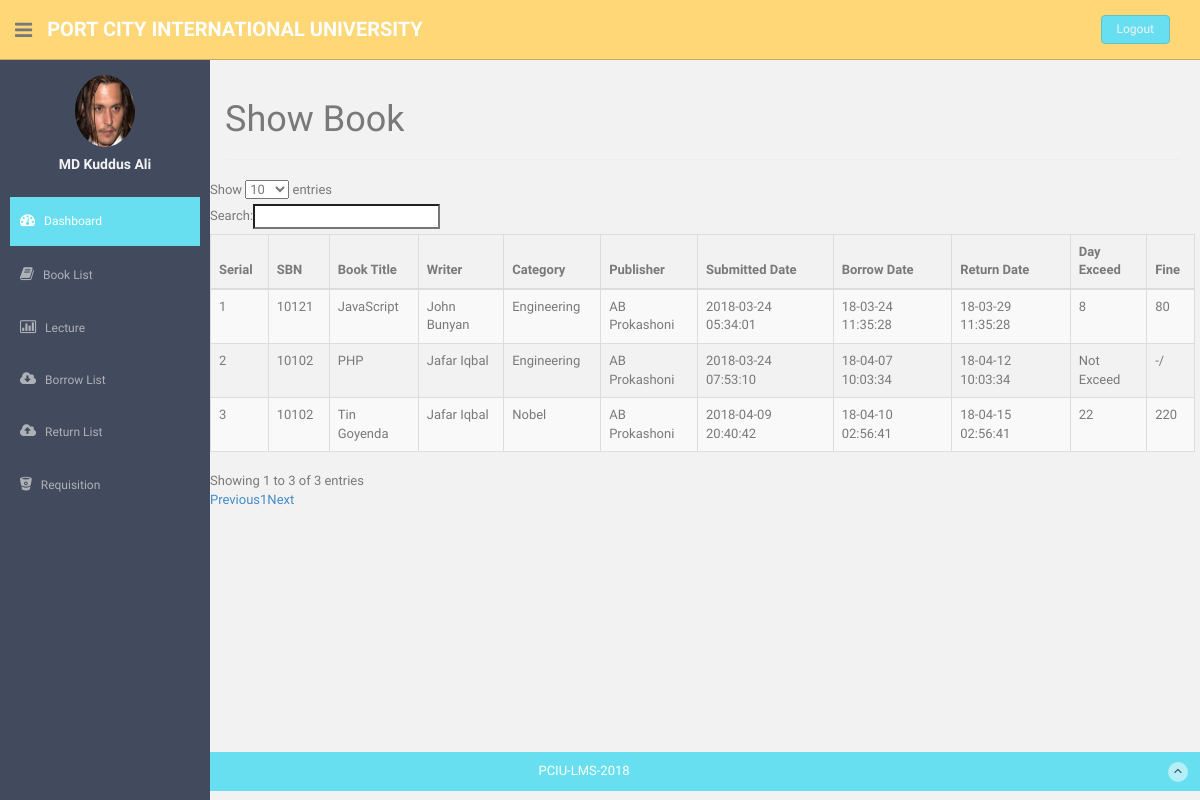
The app's page /view/Teacher/Return_list/return_list.php (signed in) with its own data.
### tables this page shows
CREATE TABLE `teachers_info` (
  `id` int(11) NOT NULL,
  `u_id` varchar(200) NOT NULL,
  `full_name` varchar(200) NOT NULL,
  `mobile_no` varchar(200) NOT NULL,
  `email` varchar(200) NOT NULL,
  `password` varchar(200) NOT NULL,
  `dept` varchar(200) NOT NULL,
  `joining_date` date NOT NULL,
  `photo` varchar(200) NOT NULL,
  `status` varchar(10) NOT NULL
);

CREATE TABLE `borrow_books` (
  `borrow_id` int(11) NOT NULL,
  `book_id` int(11) NOT NULL,
  `u_id` varchar(50) NOT NULL,
  `submitted_date` timestamp NOT NULL DEFAULT CURRENT_TIMESTAMP,
  `borrow_date` varchar(255) DEFAULT NULL,
  `return_date` varchar(255) DEFAULT NULL,
  `day_exceed` varchar(200) DEFAULT 'Not Exceed',
  `fine` varchar(200) NOT NULL DEFAULT '-/',
  `status` int(11) NOT NULL DEFAULT '0'
);

CREATE TABLE `book` (
  `id` int(11) NOT NULL,
  `book_name` varchar(200) NOT NULL,
  `sbn` varchar(200) NOT NULL,
  `book_cat` int(11) NOT NULL,
  `publisher_id` int(11) NOT NULL,
  `writer_id` int(11) NOT NULL,
  `quantity` int(11) NOT NULL,
  `publishing_year` varchar(20) NOT NULL,
  `description` text NOT NULL,
  `pdf_link` varchar(200) NOT NULL
);

CREATE TABLE `writer` (
  `id` int(11) NOT NULL,
  `writer_name` varchar(100) NOT NULL
);

CREATE TABLE `books_category` (
  `cat_id` int(11) NOT NULL,
  `cat_name` varchar(20) NOT NULL
);

CREATE TABLE `publisher` (
  `id` int(11) NOT NULL,
  `publisher_name` varchar(100) NOT NULL
);

### Model/Teacher.php (called while the page is built, shortened)
<?php
class Teacher{
    public function teacherSidebar($email){
        $obj = new DataBase();
        $DBH =$obj->DBconnection();
        $sql="SELECT * FROM `teachers_info` WHERE `email`='$email'";
        $prepared=$DBH->query($sql);
        $prepared->setFetchMode(PDO::FETCH_OBJ);
        $result=$prepared->fetch();
        return $result;
    }
    public function ShowReturnList($u_id){
        $obj = new DataBase();
        $DBH =$obj->DBconnection();
        $sql = "SELECT borrow_books.submitted_date, borrow_books.borrow_date, borrow_books.return_date, borrow_books.day_exceed, borrow_books.fine, book.book_name, book.sbn, books_category.cat_name, publisher.publisher_name, writer.writer_name FROM borrow_books, book, books_category, publisher, writer WHERE borrow_books.book_id = book.id AND book.book_cat = books_category.cat_id AND book.publisher_id = publisher.id AND book.writer_id = writer.id AND borrow_books.status = 2 AND borrow_books.u_id = '$u_id' ";
        $conn = $DBH->prepare($sql);
        $conn->setFetchMode(PDO::FETCH_OBJ);
        $conn->execute();
        $result=$conn->fetchAll();
        return $result;
    }
}

### view/Teacher/Return_list/return_list.php (the view, shortened to what this page needs)
<?php
include_once "../../../Model/Teacher.php";
$obj = new Teacher();
$all=$obj->ShowReturnList($_SESSION['u_id']);
?>
<!DOCTYPE html>
<html lang="en">
<?php include_once "../template_lay/head.php" ?>
<body>
<section id="container" style="min-height: 94vh">
    <?php include_once "../template_lay/header.php" ?>
    <?php include_once "../template_lay/aside.php" ?>
    <section id="main-content">
        <section class="wrapper">
            <div class="page-header">
                <h1>
                    Show Book
                </h1>
            </div>
            <div class="row">
                <table id="example" class="table table-striped table-bordered" width="100%" cellspacing="0">
                    <thead>
                    <tr>
                        <th>Serial</th>
                        <th>SBN</th>
                        <th>Book Title</th>
                        <th>Writer</th>
                        <th>Category</th>
                        <th>Publisher</th>
                        <th>Submitted Date</th>
                        <th>Borrow Date</th>
                        <th>Return Date</th>
                        <th>Day Exceed</th>
                        <th>Fine</th>
                    </tr>
                    </thead>
                    <tbody>
                    <?php $i=0; foreach ($all as $one){ $i++?>
                        <tr>
                            <td><?php echo $i?></td>
                            <td><?php echo $one->sbn?></td>
                            <td><?php echo $one->book_name?></td>
                            <td><?php echo $one->writer_name?></td>
                            <td><?php echo $one->cat_name?></td>
                            <td><?php echo $one->publisher_name?></td>
                            <td><?php echo $one->submitted_date?></td>
                            <td><?php echo $one->borrow_date?></td>
                            <td><?php echo $one->return_date?></td>
                            <td><?php echo $one->day_exceed?></td>
                            <td><?php echo $one->fine?></td>
                        </tr>
                    <?php }?>
                    </tbody>
                </table>
            </div><! --/row -->
        </section>
    </section>
</section>
<?php include_once "../template_lay/footer.php" ?>
</body>
</html>

### view/Teacher/template_lay/aside.php (shortened to what this page needs)
<?php
$obj = new Teacher();
$teacher=$obj->teacherSidebar($_SESSION['email']);
?>
<aside>
    <div id="sidebar"  class="nav-collapse ">
        <ul class="sidebar-menu" id="nav-accordion">
            <p class="centered"><a href="profile.html"><img src="<?php echo photo?><?php echo $teacher->photo?>" class="img-circle" width="60"></a></p>
            <h5 class="centered"><?php echo $teacher->full_name?></h5>
            <li class="mt">
                <a class="active" href="<?php echo tempUrlTec?>index.php">
                    <i class="fa fa-dashboard"></i>
                    <span>Dashboard</span>
                </a>
            </li>
            <li class="">
                <a href="<?php echo tempUrlTec?>Book/showBook.php" >
                    <i class="fa fa-book"></i>
                    <span>Book List</span>
                </a>
            </li>
            <li class="sub-menu">
                <a href="javascript:;" >
                    <i class="fa fa-bar-chart-o"></i>
                    <span>Lecture</span>
                </a>
            </li>
            <li class="sub-menu">
                <a href="javascript:;" >
                    <i class="fa fa-cloud-download"></i>
                    <span>Borrow List</span>
                </a>
            </li>
            <li class="">
                <a href="<?php echo tempUrlTec?>Return_list/return_list.php" >
                    <i class=" fa fa-cloud-upload"></i>
                    <span>Return List</span>
                </a>
            </li>
            <li class="sub-menu">
                <a href="javascript:;" >
                    <i class="fa fa-bitbucket"></i>
                    <span>Requisition</span>
                </a>
            </li>
        </ul>
    </div>
</aside>

### Theme/assets/css/style.css (style rules this page uses)
body { color: #797979; background: #f2f2f2; font-family: 'Ruda', sans-serif; padding: 0px !important; margin: 0px !important; font-size:13px; }
ul li { list-style: none; }
a, a:hover, a:focus { text-decoration: none; outline: none; }
#container { width: 100%; height: 100%; }
.centered { text-align: center; }
.mt { margin-top: 25px; }
#sidebar { width: 210px; height: 100%; position: fixed; background: #424a5d; }
#sidebar h5 { color: #f2f2f2; font-weight: 700; }
#sidebar ul li { position: relative; }
ul.sidebar-menu , ul.sidebar-menu li ul.sub { margin: -2px 0 0; padding: 0; }
ul.sidebar-menu { margin-top: 75px; }
ul.sidebar-menu li { margin-bottom: 5px; margin-left:10px; margin-right:10px; }
ul.sidebar-menu li.sub-menu { line-height: 15px; }
ul.sidebar-menu li a span { display: inline-block; }
ul.sidebar-menu li a { color: #aeb2b7; text-decoration: none; display: block; padding: 15px 0 15px 10px; font-size: 12px; outline: none; -webkit-transition: all 0.3s ease; -moz-transition: all 0.3s ease; -o-transition: all 0.3s ease; -ms-transition: all 0.3s ease; transition: all 0.3s ease; }
ul.sidebar-menu li a.active, ul.sidebar-menu li a:hover, ul.sidebar-menu li a:focus { background: #68dff0; color: #fff; display: block; -webkit-transition: all 0.3s ease; -moz-transition: all 0.3s ease; -o-transition: all 0.3s ease; -ms-transition: all 0.3s ease; transition: all 0.3s ease; }
ul.sidebar-menu li a i { font-size: 15px; padding-right: 6px; }
ul.sidebar-menu li a.active i { color: #fff; }
#main-content { margin-left: 210px; }
.wrapper { display: inline-block; margin-top: 60px; padding: 0 20px 15px 15px; width: 100%; }

### records on screen
teachers_info: photo (picture), full_name "MD Kuddus Ali"
borrow_books: book.sbn "10121", book.book_name "JavaScript", writer.writer_name "John Bunyan", books_category.cat_name "Engineering", publisher.publisher_name "AB Prokashoni", submitted_date "2018-03-24 05:34:01", borrow_date "18-03-24 11:35:28", return_date "18-03-29 11:35:28", day_exceed "8", fine "80"
borrow_books: book.sbn "10102", book.book_name "PHP", writer.writer_name "Jafar Iqbal", books_category.cat_name "Engineering", publisher.publisher_name "AB Prokashoni", submitted_date "2018-03-24 07:53:10", borrow_date "18-04-07 10:03:34", return_date "18-04-12 10:03:34", day_exceed "Not Exceed", fine "-/"
borrow_books: book.sbn "10102", book.book_name "Tin Goyenda", writer.writer_name "Jafar Iqbal", books_category.cat_name "Nobel", publisher.publisher_name "AB Prokashoni", submitted_date "2018-04-09 20:40:42", borrow_date "18-04-10 02:56:41", return_date "18-04-15 02:56:41", day_exceed "22", fine "220"
